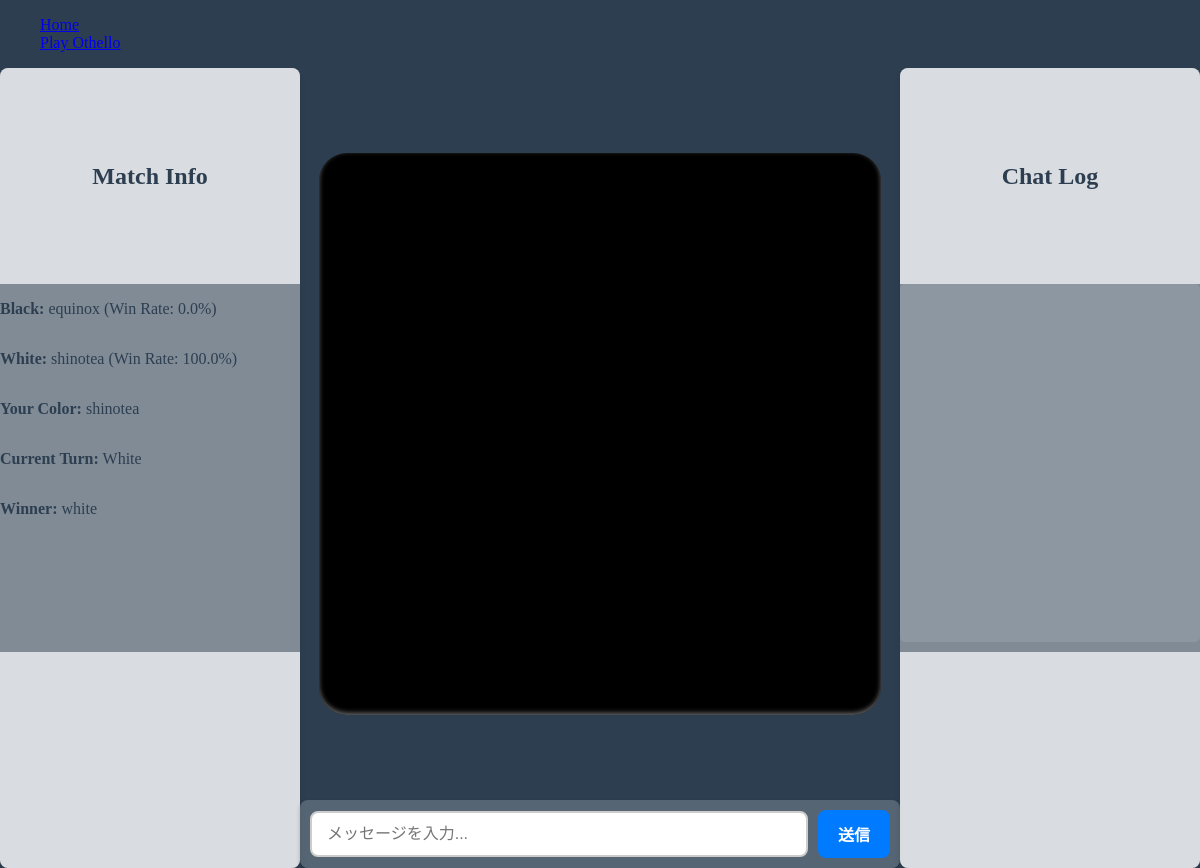
/game/othello/ (signed in), run on an earlier commit of the app's database.
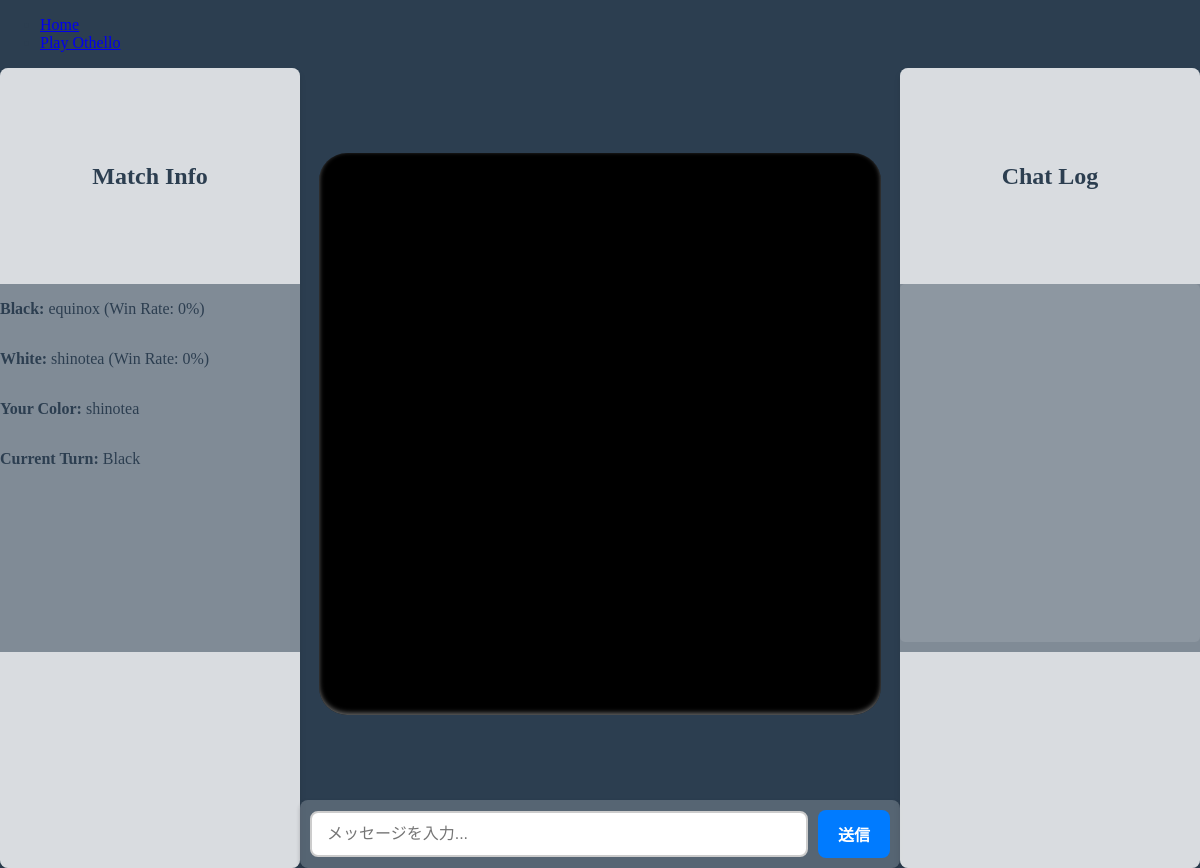
And on a later commit of the database.
### accounts/models.py (models this page shows)
class CustomUser(AbstractUser):
    games_played = models.IntegerField(default=0)
    games_won = models.IntegerField(default=0)
    @property
    def win_rate(self):
        return (self.games_won / self.games_played * 100) if self.games_played > 0 else 0

### game/models.py (models this page shows, shortened)
class Othello(models.Model):
    room_name = models.CharField(max_length=255, unique=True, db_index=True)
    player_black = models.ForeignKey(
        User,
        related_name="games_as_black",
        on_delete=models.CASCADE,
        null=True,  # 試合中の空席を許可
        blank=True
    )
    player_white = models.ForeignKey(
        User,
        related_name="games_as_white",
        on_delete=models.CASCADE,
        null=True,
        blank=True
    )
    class Meta:
        indexes = [
            models.Index(fields=['room_name']),
        ]
    black_score = models.IntegerField(default=0)
    white_score = models.IntegerField(default=0)
    board = models.JSONField(default=list)
    current_turn = models.CharField(
        max_length=5,
        choices=[("black", "Black"), ("white", "White")],
        default="black",
    )
    winner = models.CharField(
        max_length=5,
        choices=[("black", "Black"), ("white", "White"), ("draw", "Draw")],
        null=True,
        blank=True,
    )
    created_at = models.DateTimeField(auto_now_add=True)
    updated_at = models.DateTimeField(auto_now=True)
    placeable_positions = models.JSONField(default=list)
    DIRECTIONS = [
        (-1, 0), (1, 0), (0, -1), (0, 1),
        (-1, -1), (-1, 1), (1, -1), (1, 1)
    ]

### game/views.py (the view)
# urls.py: path('othello/', views.othello_game, name='othello_game'),  # ゲーム画面
@login_required
def othello_game(request):
    user = request.user
    game, created = Othello.objects.get_or_create(id=1)
    if created:
        game.initialize_board()
    board = game.board
    current_turn = 'Black' if game.current_turn == 'black' else 'White'
    player_black = game.player_black
    player_white = game.player_white
    context = {
        'board': board,
        'current_turn': current_turn,
        'player_black': player_black,
        'player_white': player_white,
        'current_user': user,
        'winner': game.winner,
    }
    return render(request, 'game/othello.html', context)

### game/templates/game/othello.html (shortened to what this page needs)
{% extends 'game/base.html' %}
{% load static %}
{% block content %}
<div id="game-container">
        <div class="side-section" id="player_info">
            <div class="section-top">
                <h2 class="section-title">Match Info</h2>
            </div>
            <p><strong>Black:</strong> {{ player_black.username }} (Win Rate: {{ player_black.win_rate }}%)</p>
            <p><strong>White:</strong> {{ player_white.username }} (Win Rate: {{ player_white.win_rate }}%)</p>
            <p id="player-color"><strong>Your Color:</strong> {{ current_user.username }}</p>
            <p id="current-turn"><strong>Current Turn:</strong> {{ current_turn }}</p>
            {% if winner %}
                <p id="winner"><strong>Winner:</strong> {{ winner }}</p>
            {% endif %}
            <div class="section-bottom">
            </div>
        </div>
    <div class="main-section" id="input-screen">
        <div id="othello-board-background">
        </div>
        <div class="chat-input-container">
            <input type="text" id="message-input" placeholder="メッセージを入力...">
            <button id="send-button">送信</button>
        </div>
    </div>
    <div class="side-section" id="chat-container">
        <div class="section-top">
            <h2 class="section-title">Chat Log</h2>
        </div>
        <div class="chat-log" id="chat-log">
        </div>
        <div class="section-bottom">
        </div>
    </div>
</div>
{% endblock %}

### game/templates/game/base.html (shortened to what this page needs)
<!DOCTYPE html>
<html lang="ja">
<head>
    {% load static %}
    <link rel="stylesheet" href="{% static 'game/css/othello.css' %}">
</head>
<body>
    <header>
        <nav>
            <ul>
                <li><a href="{% url 'home_index' %}">Home</a></li>
                <li><a href="{% url 'othello_game' %}">Play Othello</a></li>
            </ul>
        </nav>
    </header>
    <main>
        {% block content %}{% endblock %}
    </main>
</body>
</html>

### game/static/game/css/othello.css (style rules this page uses)
body { background-color: #f8f9fa; font-family: "Makinas-4" !important; background-color: #2c3e50; color: #2c3e50; margin: 0; min-height: 100vh; overflow: hidden; }
#othello-board-background { width: 560px; height: 560px; background-color: black; border-radius: 5%; margin: auto; padding: 1px; box-shadow: inset 0px -2px 5px rgba(106, 106, 106, 1); }
#game-container { display: flex; background-repeat: repeat; background-size: auto; overflow: hidden; height: 100vh; box-sizing: border-box; }
.main-section { flex: 2; display: flex; flex-direction: column; }
.side-section { flex: 1; max-width: 500px; background: rgba(255, 255, 255, 0.4); border-radius: 8px; overflow: hidden; box-shadow: 0 4px 6px rgba(0, 0, 0, 0.1); display: flex; flex-direction: column; height: 100%; }
.section-top { height: 25%; padding: 1vh; background: rgba(255, 255, 255, 0.7); text-align: center; display: flex; flex-direction: column; justify-content: center; box-shadow: 0 5px 5 rgba(255, 255, 255, 0.1); }
.section-title { font-size: clamp(1.2rem, 3vh, 2rem); font-weight: bold; color: #2c3e50; margin: 0; }
.section-bottom { height: 25%; padding: 1vh; background: rgba(255, 255, 255, 0.7); text-align: center; display: flex; flex-direction: column; justify-content: center; margin-top: auto; box-shadow: 0 -5px 5 rgba(255, 255, 255, 0.1); }
.chat-log { flex: 1; overflow-y: auto; padding: 10px; background-color: rgba(255, 255, 255, 0.1); border-radius: 5px; margin-bottom: 10px; font-size: 0.9rem; }
.chat-input-container { display: flex; gap: 10px; padding: 10px; background-color: rgba(255, 255, 255, 0.2); border-radius: 8px; box-shadow: 0 2px 4px rgba(0, 0, 0, 0.2); align-items: center; }
#message-input { flex: 1; padding: 12px 15px; font-size: 1rem; border: 2px solid #ccc; border-radius: 8px; outline: none; transition: border-color 0.3s, box-shadow 0.3s; }
#send-button { padding: 12px 20px; font-size: 1rem; font-weight: bold; color: white; background-color: #007BFF; border: none; border-radius: 8px; cursor: pointer; transition: background-color 0.3s, transform 0.2s; }

What changed in the data, as far as the page shows it:
changed CustomUser "equinox": win_rate "0.0" → "0"
changed CustomUser "shinotea": win_rate "100.0" → "0"
changed Othello: current_turn (not shown) → "Black"; winner "white" → (not shown)
Also different on the page:
{{ current_turn }}: "White" → (not shown)
text no longer shown: "Winner:"
